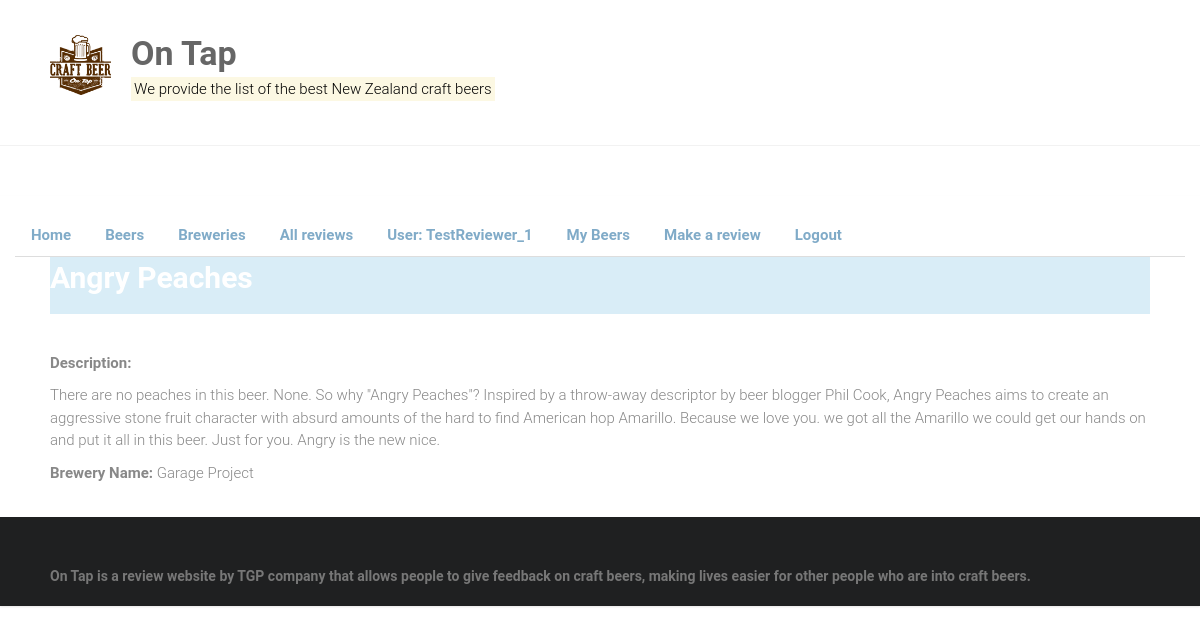
Screenshot of /home/beer/1 (signed in) with the database file from the repository.
### home/models.py (models this page shows, shortened)
class Beer(models.Model):
	beer_name = models.CharField(max_length=150)
	brewery_name = models.CharField(max_length=150)
	description = models.TextField()
	Reviewer = models.ForeignKey('Reviewer', on_delete=models.SET_NULL, null=True)

### home/views.py (the view)
# urls.py: path('beer/<int:pk>', views.BeerDetailView.as_view(), name='beer-detail'),
class BeerDetailView(LoginRequiredMixin, generic.DetailView):
    model = Beer

### home/templates/home/beer_detail.html
{% extends "base.html" %}
{% block content %}
<head>
<link rel="stylesheet" href="//maxcdn.bootstrapcdn.com/bootstrap/3.2.0/css/bootstrap-theme.min.css">
</head>
<div>
<div class="p-3 mb-2 bg-info text-white"><h1><strong>{{beer.beer_name|capfirst}}</h1></div>
  <h1><strong> </h1>
  <br>
  <p><b>Description:</b></p><p> {{ beer.description}} </p>
  <p><b>Brewery Name:</b> {{ beer.brewery_name}} </p>
  <br>
</div>
{% endblock %}

### home/templates/base.html (shortened to what this page needs)
{% load static %}
<html lang="en-US">
    <head>
        <link rel="stylesheet" href="https://maxcdn.bootstrapcdn.com/bootstrap/3.3.7/css/bootstrap.min.css">
        {% load static %}
        <link rel="stylesheet" id="ample-style-css" href="{% static 'style.css' %}" type="text/css" media="all">
        <header>
            <div class="header">
                <div class="main-head-wrap inner-wrap clearfix">
                    <div id="header-logo-image">
                      <img src="{% static 'images/logo3.png' %}" alt="On Tap">
                    </div>
                    <div id="header-text" class="">
                        <h1 id="site-title">
                            <a href="/" title="On Tap" rel="home"><strong>On Tap</a>
                        </h1>
                        <p><mark>We provide the list of the best New Zealand craft beers</p></mark>
                    </div>
                </div>
            </div>
        </header>
    </head>
    <body class="wide">
	  <div class="container-fluid">
        <div class="row">
            <div class="col-sm-12">
              {% block sidebar %}
              <ul class="nav nav-tabs">
                <br><br><br>
				<li class="nav-item">
					<a class="nav-link active" href="{% url 'home' %}">Home</a>
				</li>
				<li class="nav-item">
					<a class="nav-link" href="{% url 'beers' %}">Beers</a>
				</li>
				<li class="nav-item">
					<a class="nav-link" href="{% url 'reviewers' %}">Breweries</a>
				</li>
				<li class="nav-item">
					<a class="nav-link" href="{% url 'all-reviews'%}">All reviews</a>
				</li>
   {% if user.is_authenticated %}
	 <li class="nav-item">
		<a class="nav-link">User: {{ user.get_username }}</a>
	 </li>
	 <li class="nav-item">
		<a class="nav-link" href="{% url 'my-reviewer' %}">My Beers</a>
	 </li>
	 <li class="nav-item">
		<a class="nav-link" href="http://127.0.0.1:8000/admin/home/beerinstance/add/">Make a review</a>
	 </li>
     <li class="nav-item">
		<a class="nav-link" href="{% url 'logout'%}?next={{request.path}}">Logout</a>
	 </li>
   {% else %}
     <li class="nav-item">
		<a class="nav-link" href="{% url 'login'%}?next={{request.path}}">Login</a>
	 </li>
   {% endif %}
    </ul>
              {% endblock %}
            </div>
        <div id="page" class="hfeed site">
            <div class="main-wrapper">
                <div class="single-page clearfix">
                    <div class="inner-wrap">
                        <div>
                          {% block content %}
                          {% endblock %}
                        </div>
                    </div>
                </div>
            </div>
            <footer id="colophon">
                <div class="inner-wrap">
                   On Tap is a review website by TGP company that allows people to give feedback on craft beers, making lives easier for other people who are into craft beers.
                </div>
            </footer>
        </div>
      </div>
    </div>
    </body>
</html>

### static/style.css (style rules this page uses)
html, body, div, span, applet, object, iframe, h1, h2, h3, h4, h5, h6, p, blockquote, pre, a, abbr, acronym, address, big, cite, code, del, dfn, em, font, ins, kbd, q, s, samp, small, strike, strong, sub, sup, tt, var, dl, dt, dd, ol, ul, li, fieldset, form, label, legend, table, caption, tbody, tfoot, thead, tr, th, td { border: 0; font: inherit; font-size: 100%; font-style: inherit; font-weight: inherit; margin: 0; outline: 0; padding: 0; vertical-align: baseline; }
html { overflow-y: scroll; -webkit-text-size-adjust: 100%; -ms-text-size-adjust: 100%; }
article, aside, details, figcaption, figure, footer, header, main, nav, section { display: block; }
h1, h2, h3, h4, h5, h6 { color: #ffffff; line-height: 1.4; padding-bottom: 15px; font-weight: normal; }
h1 { font-size: 30px; }
body, button, input, select, textarea { color: #888888; font-size: 15px; line-height: 1.5; font-family: 'Roboto', sans-serif; font-weight: 300; }
p { color: #888888; font-size: 15px; line-height: 1.5; margin-bottom: 15px; font-weight: 300; }
ul, ol { list-style: none; }
body { background:cccc99; }
strong { font-weight: bold; }
a { color: #80abc8; text-decoration: none; -webkit-transition: 0.25s ease-in-out; -moz-transition: 0.25s ease-in-out; transition: 0.25s ease-in-out; -ms-transition: 0.25s ease-in-out; -o-transition: 0.25s ease-in-out; }
img { max-width: 100%; height: auto; vertical-align: top; margin-bottom: 18px; }
.clearfix:after { visibility: hidden; display: block; font-size: 0; content: " "; clear: both; height: 0; }
.clearfix { display: inline-block; }
.clearfix { display: block; }
body { padding-top: 30px; padding-bottom: 30px; }
body.wide { padding-top: 0; padding-bottom: 0; }
#page { background-color: #ffffff; margin: 0 auto; max-width: 1180px; box-shadow: 0 1px 2px 0 rgba(0, 0, 0, 0.1); }
.wide #page { max-width: 100%; }
.inner-wrap { max-width: 1100px; margin: 0 auto; }
.main-head-wrap { padding: 30px 0; }
.header { border-bottom: 1px solid #f2f2f2; }
#header-logo-image { float: left; padding: 5px 20px 5px 0; max-width: 100%; }
#header-logo-image img { margin-bottom: 0px; max-height: 60px; height: auto; width: auto; }
#header-text { float: left; padding-right: 20px; }
#site-title { padding-bottom: 0; }
#site-title a { color: #666666; font-size: 34px; }
.single-page { margin-top: 50px; }
.single-page p { margin-bottom: 10px; }
#colophon { font-size: 14px; clear: both; color: #777; background-color: #1f2021; overflow: hidden; padding: 50px 0 20px; }
#colophon, #colophon p { font-size: 14px; line-height: 1.4; }

### rows the page displays
Beer: beer_name "Angry Peaches", description "There are no peaches in this beer. None. So why \"Angry Peaches\"? Inspired by a throw-away descriptor by beer blogger Phil Cook, Angry Peaches aims to create an aggressive stone fruit character with absurd amounts of the hard to find American hop Amarillo. Because we love you. we got all the Amarillo we could get our hands on and put it all in this beer. Just for you. Angry is the new nice.", brewery_name "Garage Project"

### other values shown
{{ user.get_username }} "TestReviewer_1"
